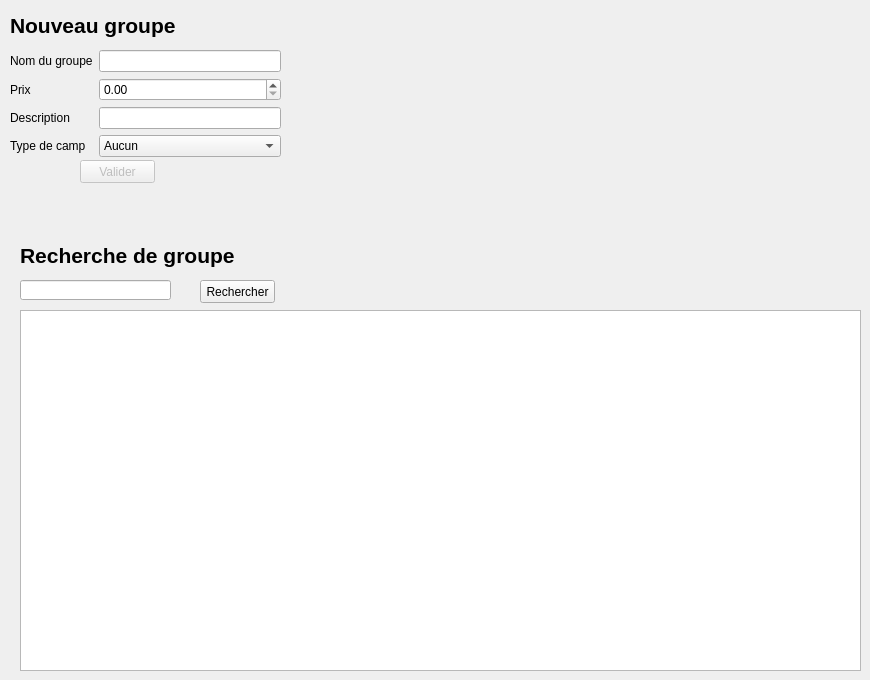
    <widget class="QWidget" name="page_5">
     <widget class="QLineEdit" name="lineEdit_30">
      <property name="geometry">
       <rect>
        <x>20</x>
        <y>280</y>
        <width>151</width>
        <height>20</height>
       </rect>
      </property>
     </widget>
     <widget class="QTableView" name="rechercheGroupetableView">
      <property name="geometry">
       <rect>
        <x>20</x>
        <y>310</y>
        <width>841</width>
        <height>361</height>
       </rect>
      </property>
     </widget>
     <widget class="QPushButton" name="pushButton_11">
      <property name="geometry">
       <rect>
        <x>200</x>
        <y>280</y>
        <width>75</width>
        <height>23</height>
       </rect>
      </property>
      <property name="text">
       <string>Rechercher</string>
      </property>
     </widget>
     <widget class="QLabel" name="label_47">
      <property name="geometry">
       <rect>
        <x>20</x>
        <y>240</y>
        <width>321</width>
        <height>31</height>
       </rect>
      </property>
      <property name="font">
       <font>
        <pointsize>16</pointsize>
        <weight>75</weight>
        <bold>true</bold>
       </font>
      </property>
      <property name="text">
       <string>Recherche de groupe</string>
      </property>
     </widget>
     <widget class="QWidget" name="formLayoutWidget_8">
      <property name="geometry">
       <rect>
        <x>10</x>
        <y>50</y>
        <width>271</width>
        <height>119</height>
       </rect>
      </property>
      <layout class="QFormLayout" name="formLayout_8">
       <item row="1" column="0">
        <widget class="QLabel" name="label_48">
         <property name="text">
          <string>Nom du groupe</string>
         </property>
        </widget>
       </item>
       <item row="2" column="0">
        <widget class="QLabel" name="label_49">
         <property name="text">
          <string>Prix</string>
         </property>
        </widget>
       </item>
       <item row="3" column="0">
        <widget class="QLabel" name="label_50">
         <property name="text">
          <string>Description</string>
         </property>
        </widget>
       </item>
       <item row="1" column="1">
        <widget class="QLineEdit" name="groupeNomEdit">
         <property name="maxLength">
          <number>15</number>
         </property>
        </widget>
       </item>
       <item row="3" column="1">
        <widget class="QLineEdit" name="groupeDescritpionEdit">
         <property name="maxLength">
          <number>50</number>
         </property>
        </widget>
       </item>
       <item row="4" column="0">
        <widget class="QLabel" name="label_58">
         <property name="text">
          <string>Type de camp</string>
         </property>
        </widget>
       </item>
       <item row="4" column="1">
        <widget class="QComboBox" name="groupeTypeCampEdit">
         <item>
          <property name="text">
           <string>Aucun</string>
          </property>
         </item>
         <item>
          <property name="text">
           <string>Patinage artistique</string>
          </property>
         </item>
         <item>
          <property name="text">
           <string>Hockey</string>
          </property>
         </item>
         <item>
          <property name="text">
           <string>Powerskating</string>
          </property>
         </item>
        </widget>
       </item>
       <item row="2" column="1">
        <widget class="QDoubleSpinBox" name="groupePrixSpinBox">
         <property name="locale">
          <locale language="English" country="Canada"/>
         </property>
         <property name="maximum">
          <double>500.000000000000000</double>
         </property>
        </widget>
       </item>
      </layout>
     </widget>
     <widget class="QPushButton" name="ajouterGroupeButton">
      <property name="enabled">
       <bool>false</bool>
      </property>
      <property name="geometry">
       <rect>
        <x>80</x>
        <y>160</y>
        <width>75</width>
        <height>23</height>
       </rect>
      </property>
      <property name="text">
       <string>Valider</string>
      </property>
     </widget>
     <widget class="QLabel" name="label_59">
      <property name="geometry">
       <rect>
        <x>10</x>
        <y>10</y>
        <width>211</width>
        <height>31</height>
       </rect>
      </property>
      <property name="font">
       <font>
        <pointsize>16</pointsize>
        <weight>75</weight>
        <bold>true</bold>
       </font>
      </property>
      <property name="text">
       <string>Nouveau groupe</string>
      </property>
     </widget>
    </widget>
